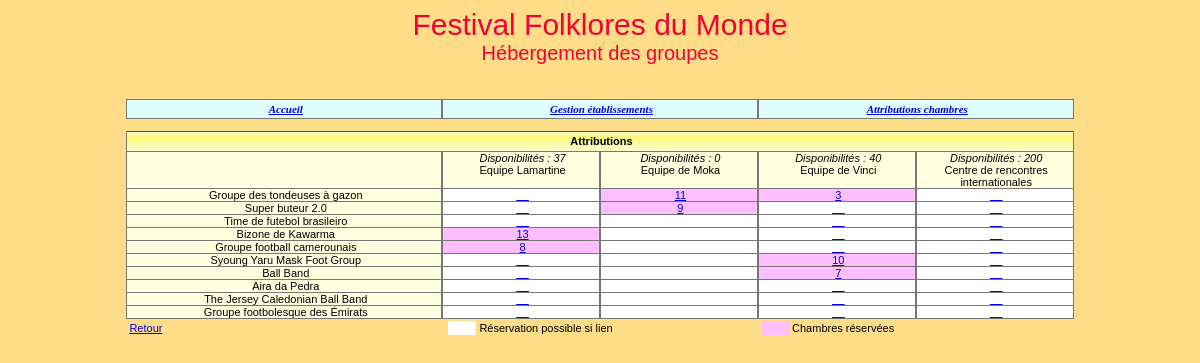
Page /modificationAttributions.php on the committed database.
### tables this page shows
create table Etablissement 
	(
	id char (8) not null, 
	nom varchar (45) not null,
	adresseRue varchar (45) not null, 
	codePostal char (5) not null, 
	ville varchar (35) not null,
	tel varchar (13) not null,
	adresseElectronique varchar (70),
	type tinyint not null,
	civiliteResponsable varchar (12) not null,
	nomResponsable varchar (25) not null,
	prenomResponsable varchar (25),
	nombreChambresOffertes integer,
	constraint pk_Etablissement primary key (id)
	);

create table Groupe
	(
	id char (4) not null, 
	nom varchar (40) not null, 
	identiteResponsable varchar (40) default null,
	adressePostale varchar (120) default null,
	nombrePersonnes integer not null, 
	nomPays varchar (40) not null, 
	hebergement char (1) not null,
	constraint pk_Groupe primary key (id)
	);

create table Attribution
	(
	idEtab char (8) not null, 
	idGroupe char (4) not null, 
	nombreChambres integer not null,
	constraint pk_Attribution primary key (idEtab, idGroupe)									
	);

### _gestionBase.inc.php (called while the page is built, shortened)
<?php
function obtenirReqEtablissementsOffrantChambres()
{
   $req="select id, nom, nombreChambresOffertes from Etablissement where
         nombreChambresOffertes!=0 order by id";
   return $req;
}
function obtenirNbEtabOffrantChambres($connexion)
{
   $req="select count(*) as nombreEtabOffrantChambres from Etablissement where
         nombreChambresOffertes!=0";
   $rsEtabOffrantChambres=$connexion->query($req);
   $lgEtabOffrantChambres=$rsEtabOffrantChambres->fetch();
   return $lgEtabOffrantChambres["nombreEtabOffrantChambres"];
}
function obtenirReqIdNomGroupesAHeberger()
{
   $req="select id, nom from Groupe where hebergement='O' order by id";
   return $req;
}
function obtenirNbOccup($connexion, $idEtab)
{
   $req="select IFNULL(sum(nombreChambres), 0) as totalChambresOccup from
        Attribution where idEtab='$idEtab'";
   $rsOccup=$connexion->query($req);
   $rsOccup->execute();
   $lgOccup=$rsOccup->fetch();
   return $lgOccup["totalChambresOccup"];
}
function obtenirNbOccupGroupe($connexion, $idEtab, $idGroupe)
{
   $req="select nombreChambres From Attribution where idEtab='$idEtab'
        and idGroupe='$idGroupe'";
   $rsAttribGroupe=$connexion->query($req);
   $rsAttribGroupe->execute();
   if ($lgAttribGroupe=$rsAttribGroupe->fetch())
      return $lgAttribGroupe["nombreChambres"];
   else
      return 0;
}
?>

### modificationAttributions.php (the view, shortened to what this page needs)
<?php
include("_debut.inc.php");
include("_gestionBase.inc.php");
$connexion=connect();
$nbEtabOffrantChambres=obtenirNbEtabOffrantChambres($connexion);
$nb=$nbEtabOffrantChambres+1;
$pourcCol=50/$nbEtabOffrantChambres;
echo "
<table width='80%' cellspacing='0' cellpadding='0' align='center'
class='tabQuadrille'>";
   echo "
   <tr class='enTeteTabQuad'>
      <td colspan=$nb><strong>Attributions</strong></td>
   </tr>";
   echo "
   <tr class='ligneTabQuad'>
      <td>&nbsp;</td>";
   $req=obtenirReqEtablissementsOffrantChambres();
   $rsEtab=$connexion->query($req);
   $rsEtab->execute();
   $lgEtab=$rsEtab->fetch();
   while ($lgEtab!=FALSE)
   {
      $idEtab=$lgEtab["id"];
      $nom=$lgEtab["nom"];
      $nbOffre=$lgEtab["nombreChambresOffertes"];
      $nbOccup=obtenirNbOccup($connexion, $idEtab);
      $nbChLib = $nbOffre - $nbOccup;
      echo "
      <td valign='top' width='$pourcCol%'><i>Disponibilités : $nbChLib </i> <br>
      $nom </td>";
      $lgEtab=$rsEtab->fetch();
   }
   echo "
   </tr>";
   $req=obtenirReqIdNomGroupesAHeberger();
   $rsGroupe=$connexion->query($req);
   $rsGroupe->execute();
   $lgGroupe=$rsGroupe->fetch();
   while ($lgGroupe!=FALSE)
   {
      $idGroupe=$lgGroupe['id'];
      $nom=$lgGroupe['nom'];
      echo "
      <tr class='ligneTabQuad'>
         <td width='25%'>$nom</td>";
      $req=obtenirReqEtablissementsOffrantChambres();
      $rsEtab=$connexion->query($req);
	  $rsEtab->execute();
      $lgEtab=$rsEtab->fetch();
      while ($lgEtab!=FALSE)
      {
         $idEtab=$lgEtab["id"];
         $nbOffre=$lgEtab["nombreChambresOffertes"];
         $nbOccup=obtenirNbOccup($connexion, $idEtab);
         $nbChLib = $nbOffre - $nbOccup;
         $nbOccupGroupe=obtenirNbOccupGroupe($connexion, $idEtab, $idGroupe);
         if ($nbOccupGroupe!=0)
         {
            $nbMax = $nbChLib + $nbOccupGroupe;
            echo "
            <td class='reserve'>
            <a href='donnerNbChambres.php?idEtab=$idEtab&amp;idGroupe=$idGroupe&amp;nbChambres=$nbMax'>
            $nbOccupGroupe</a></td>";
         }
         else
         {
            if ($nbChLib != 0)
            {
               echo "
               <td class='reserveSiLien'>
               <a href='donnerNbChambres.php?idEtab=$idEtab&amp;idGroupe=$idGroupe&amp;nbChambres=$nbChLib'>
               __</a></td>";
            }
            else
            {
               echo "<td class='reserveSiLien'>&nbsp;</td>";
            }
         }
         $lgEtab=$rsEtab->fetch();
      }
      $lgGroupe=$rsGroupe->fetch();
   }
echo "
</table>";
echo "
<table align='center' width='80%'>
   <tr>
      <td width='34%' align='left'><a href='consultationAttributions.php'>Retour</a>
      </td>
      <td class='reserveSiLien'>&nbsp;</td>
      <td width='30%' align='left'>Réservation possible si lien</td>
      <td class='reserve'>&nbsp;</td>
      <td width='30%' align='left'>Chambres réservées</td>
   </tr>
</table>";
?>

### css/cssGeneral.css (style rules this page uses)
.basePage { background-color:#FFDD88; color:black; font:11px Arial, Helvetica, sans-serif; }
td,tr { font:11px Arial, Helvetica, sans-serif; }
table.tabQuadrille td { border-bottom:1px solid #777777; border-right:1px solid #777777; border-left:1px solid #777777; border-top:1px #777777; padding-left:3px; }
tr.enTeteTabQuad { background-image:url('../images/xpBarre.jpg'); height:21px; text-align:center; }
tr.ligneTabQuad { background-color:#FFFFE0; text-align:center; color:black; }
td.reserveSiLien { background-color:#FFFFFF; color:black; }
td.reserve { background-color:#FFBEFF; color:black; }

### rows in the picture
etablissement: $pourcCol 12.5 (drawn), nbChLib "37", nom "Equipe Lamartine", id.nombreChambres "13", id.nombreChambres "8"
etablissement: $pourcCol 12.5 (drawn), nbChLib "0", nom "Equipe de Moka", id.nombreChambres "11", id.nombreChambres "9"
etablissement: $pourcCol 12.5 (drawn), nbChLib "40", nom "Equipe de Vinci", id.nombreChambres "3", id.nombreChambres "10", id.nombreChambres "7"
etablissement: $pourcCol 12.5 (drawn), nombreChambresOffertes "200", nom "Centre de rencontres internationales"
groupe: nom "Groupe des tondeuses à gazon"
groupe: nom "Super buteur 2.0"
groupe: nom "Time de futebol brasileiro"
groupe: nom "Bizone de Kawarma"
groupe: nom "Groupe football camerounais"
groupe: nom "Syoung Yaru Mask Foot Group"
groupe: nom "Ball Band"
groupe: nom "Aira da Pedra"
groupe: nom "The Jersey Caledonian Ball Band"
groupe: nom "Groupe footbolesque des Émirats"
